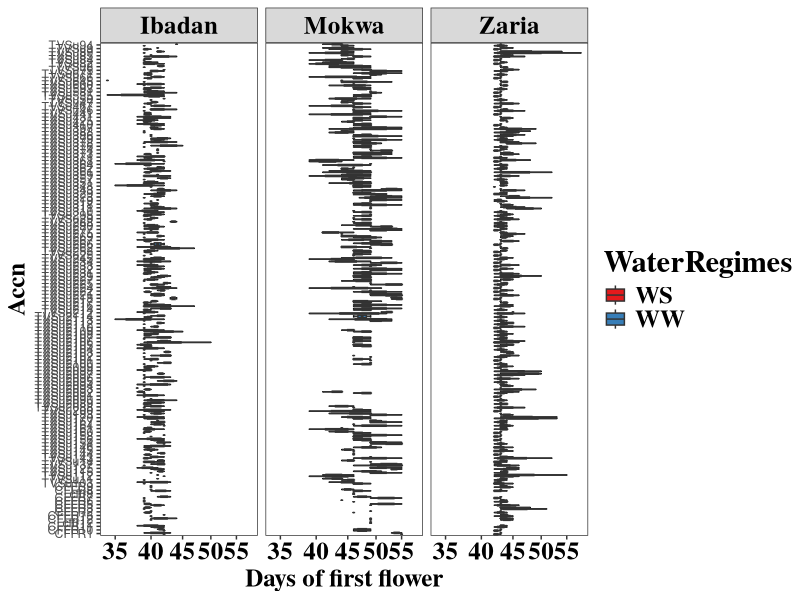
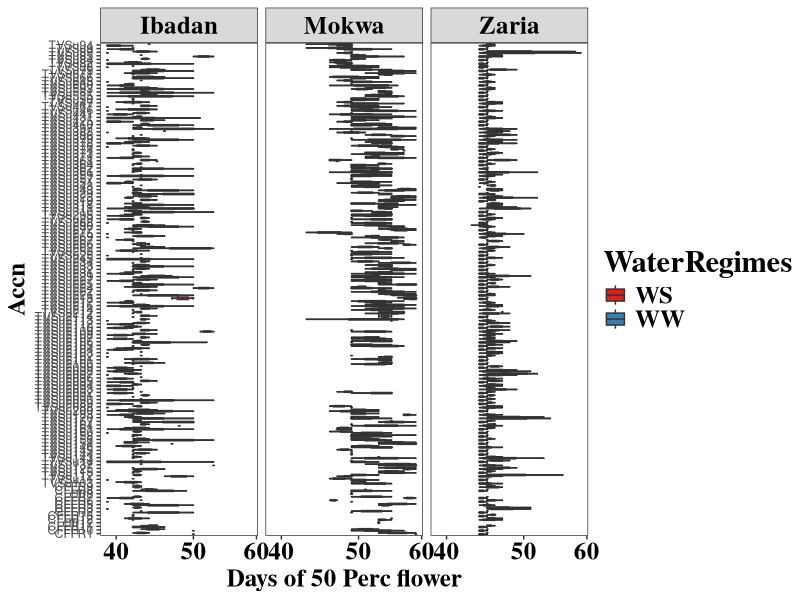
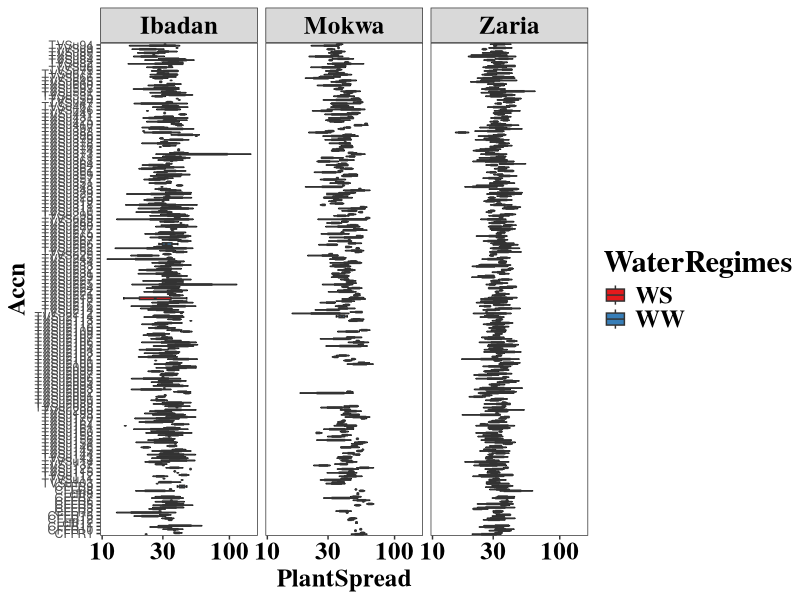
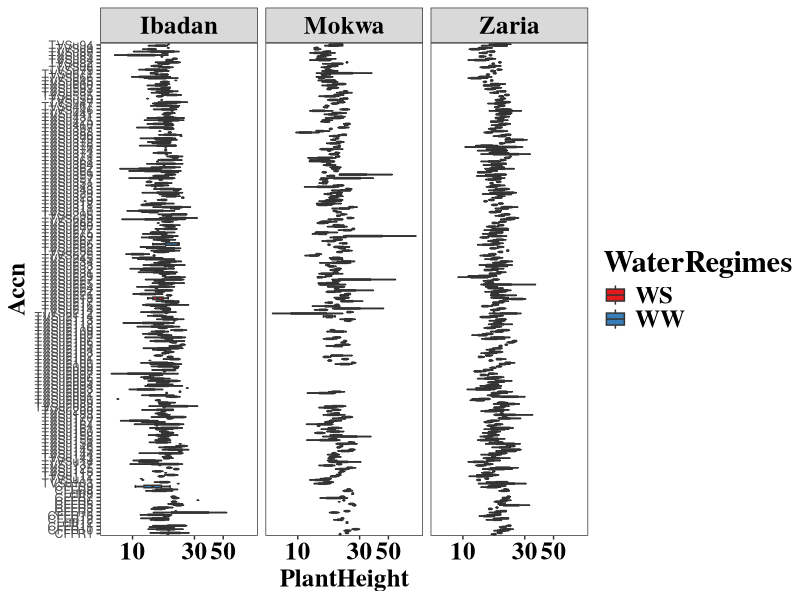
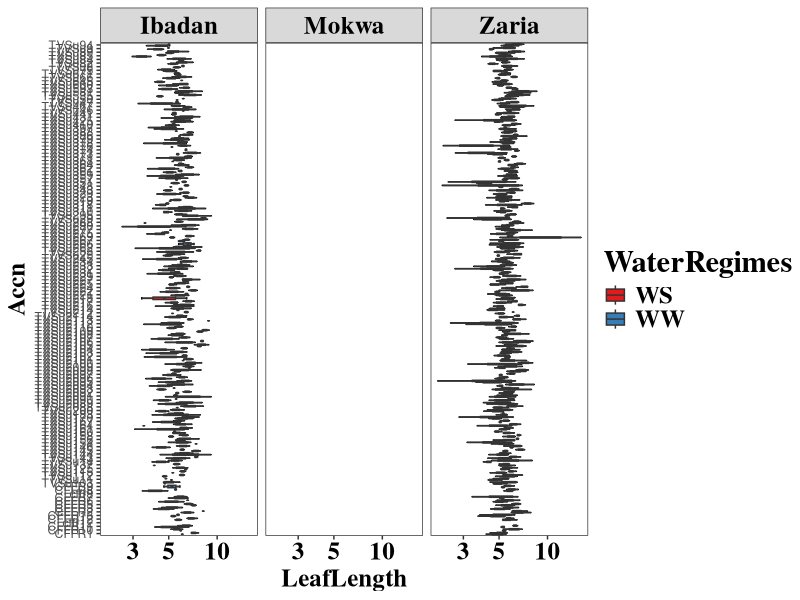
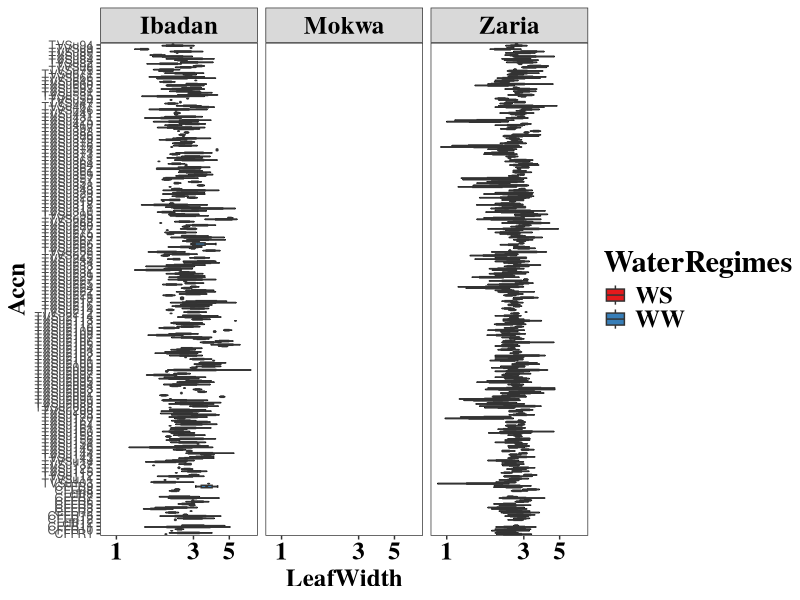
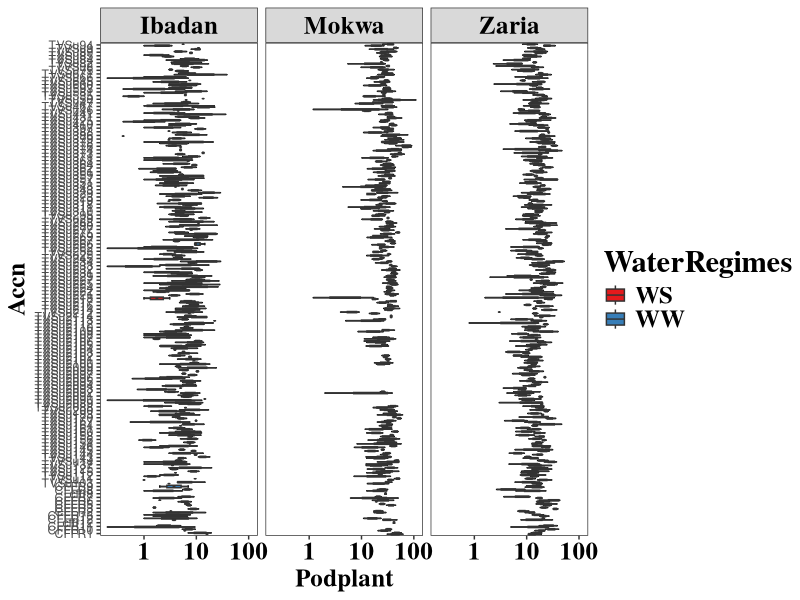

Here is the R script that generated these plots, in order: (Note: a time limit stopped this script after it produced the figures.)


library(readxl)
library(tidyverse)

# Import the dataset
data_2019 <- read_excel(here::here('Data/100 seed weight Combined 2019.xlsx'),na = '.')


# Drop the missing data
data_clean <- data_2019 %>%
  drop_na()

# Pivoted dataset
dat <- data_clean %>%
  pivot_longer(cols = c(8:19)) %>%
  group_by(name) %>%
  nest()



# Plotting Function
plot_function <- function(df,y){
  ggplot(data = df,aes(x = Accn,y = value,fill=WaterRegimes))+
    stat_boxplot(geom = 'errorbar')+
    geom_boxplot()+
    facet_grid(~Location)+labs(y=y)+
    scale_y_log10()+ # Place the y axis on a log scale
    coord_flip()+
    theme_test()+
    scale_fill_brewer(palette = 'Set1')+
    theme(strip.text = element_text(family = 'serif',face = 'bold',size = 18,colour = 'black'),
          #axis.text.y = element_text(family = 'serif',face = 'bold',colour = 'black',size = 18),
          axis.title.y = element_text(family = 'serif',face = 'bold',colour = 'black',size = 18),
          axis.title.x = element_text(family = 'serif',face = 'bold',colour = 'black',size = 18),
          axis.text.x = element_text(family = 'serif',face = 'bold',colour = 'black',size=18),
          legend.title = element_text(family = 'serif',face = 'bold',colour = 'black',size = 22),
          legend.text = element_text(family = 'serif',face = 'bold',colour = 'black',size = 18))
}


# Plot the graph for three way Interraction
plot <- dat %>%
  mutate(plot=map2(.x = data,.y = name,.f = plot_function)) %>%
  select(plot)



# Save the plot
map2(paste(plot$name,'.png'),plot$plot,
     .f = ggsave,path=here::here('Script/Accession_Loc_Regime_2019'),width=20,height=16,dpi=370)




# Accesion by Location

# Plotting Function

plot_function <- function(df,y){
  ggplot(data = df,aes(x = Accn,y = value,fill=Location))+
    stat_boxplot(geom = 'errorbar')+
    geom_boxplot()+
    scale_y_log10()+
    labs(y=y)+
    coord_flip()+
    theme_test()+
    scale_fill_brewer(palette = 'Set1')+
    theme(strip.text = element_text(family = 'serif',face = 'bold',size = 18,colour = 'black'),
          #axis.text.y = element_text(family = 'serif',face = 'bold',colour = 'black',size = 18),
          axis.title.y = element_text(family = 'serif',face = 'bold',colour = 'black',size = 18),
          axis.title.x = element_text(family = 'serif',face = 'bold',colour = 'black',size = 18),
          axis.text.x = element_text(family = 'serif',face = 'bold',colour = 'black',size=18),
          legend.title = element_text(family = 'serif',face = 'bold',colour = 'black',size = 22),
          legend.text = element_text(family = 'serif',face = 'bold',colour = 'black',size = 18))
}


# Plot the graph
plot <- dat %>%
  mutate(plot=map2(.x = data,.y = name,.f = plot_function)) %>%
  select(plot)





# Save the plot
map2(paste(plot$name,'.png'),plot$plot,
     .f = ggsave,path=here::here('Script/Accession_Location_2019'),width=20,height=16,dpi=370)


# Accession by WaterRegime

# Plotting Function

plot_function <- function(df,y){
  ggplot(data = df,aes(x = Accn,y = value,fill=WaterRegimes))+
    stat_boxplot(geom = 'errorbar')+
    geom_boxplot(outlier.shape = NA)+
    labs(y=y)+
    scale_y_log10()+
    coord_flip()+
    theme_test()+
    scale_fill_brewer(palette = 'Set1')+
    theme(strip.text = element_text(family = 'serif',face = 'bold',size = 18,colour = 'black'),
          #axis.text.y = element_text(family = 'serif',face = 'bold',colour = 'black',size = 18),
          axis.title.y = element_text(family = 'serif',face = 'bold',colour = 'black',size = 18),
          axis.title.x = element_text(family = 'serif',face = 'bold',colour = 'black',size = 18),
          axis.text.x = element_text(family = 'serif',face = 'bold',colour = 'black',size=18),
          legend.title = element_text(family = 'serif',face = 'bold',colour = 'black',size = 22),
          legend.text = element_text(family = 'serif',face = 'bold',colour = 'black',size = 18))
}


# Plot the graph
plot <- dat %>%
  mutate(plot=map2(.x = data,.y = name,.f = plot_function)) %>%
  select(plot)





# Save the plot
map2(paste(plot$name,'.png'),plot$plot,
     .f = ggsave,path=here::here('Script/Accession_WaterRegimes_2019'),width=20,height=16,dpi=370)




# Location by WaterRegime Continue tommorow


plot_function <- function(df,y){
  ggplot(data = df,aes(x =  Location,y =  value,fill= WaterRegimes))+
    stat_summary(geom = 'errorbar',position = 'dodge',fun.data = 'mean_se')+stat_summary(geom = 'col',fun = 'mean',position = position_dodge(.9))+labs(y=y)+scale_y_log10()+
    theme_test()+
    scale_fill_brewer(palette = 'Set1')+
    theme(axis.text.y = element_text(family = 'serif',face = 'bold',colour = 'black',size = 18),
          axis.title.y = element_text(family = 'serif',face = 'bold',colour = 'black',size = 18),
          axis.title.x = element_text(family = 'serif',face = 'bold',colour = 'black',size = 18),
          axis.text.x = element_text(family = 'serif',face = 'bold',colour = 'black',size=18),
          legend.title = element_text(family = 'serif',face = 'bold',colour = 'black',size = 22),
          legend.text = element_text(family = 'serif',face = 'bold',colour = 'black',size = 18))
}


# Plot the graph
plot <- dat %>%
  mutate(plot=map2(.x = data,.y = name,.f = plot_function))




# Save the plot
map2(paste(plot$name,'.png'),plot$plot,
     .f = ggsave,path=here::here('Script/Location_WaterRegimes_2019'),width=20,height=16,dpi=370)
